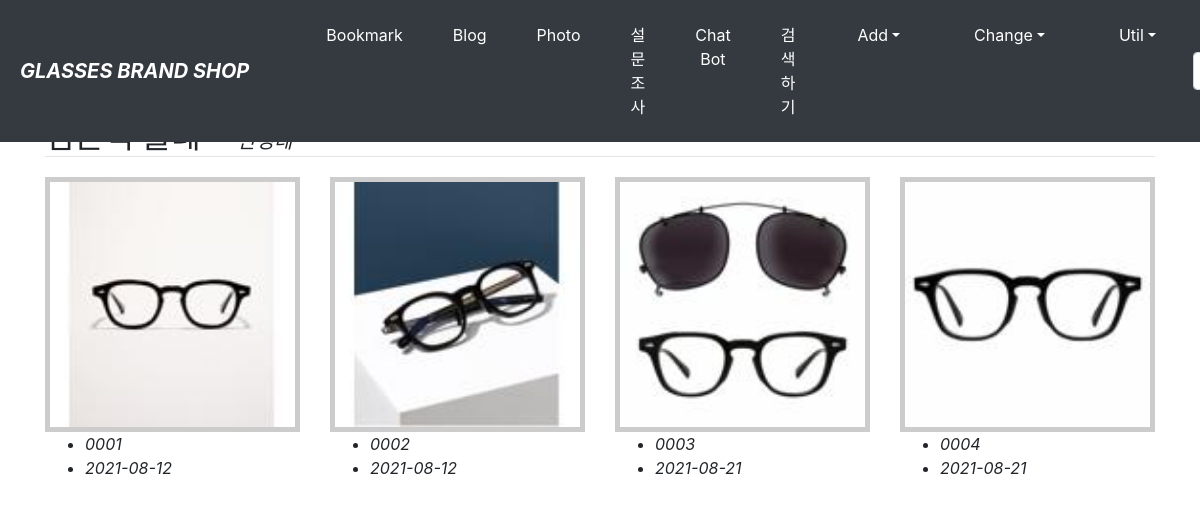
/photo/album/1/, run on the app's committed database.
### photo/models.py (models this page shows, shortened)
class Photo(models.Model):
    album = models.ForeignKey(Album, on_delete=models.CASCADE)
    title = models.CharField('TITLE', max_length=30)
    description = models.TextField('Photo Description', blank=True)
    image = ThumbnailImageField('IMAGE', upload_to='photo/%Y/%m')
    upload_dt = models.DateTimeField('UPLOAD DATE', auto_now_add=True)
    owner = models.ForeignKey('auth.User', on_delete=models.CASCADE, verbose_name='OWNER', blank=True, null=True)
    class Meta:
        ordering = ('title',)
    def get_absolute_url(self):
        return reverse('photo:photo_detail', args=(self.id,))

### photo/views.py (the view)
# urls.py: path('album/<int:pk>/', views.AlbumDV.as_view(), name='album_detail'),
class AlbumDV(DetailView):
    model = Album

### photo/fields.py (called while the page is built)
    def _add_thumb(self, s):
        parts = s.split('.')
        parts.insert(-1, 'thumb')
        if parts[-1].lower() not in ('jpeg', 'jpg'):
            parts[-1] = 'jpg'
        return '.'.join(parts)

    @property
    def thumb_url(self):
        return self._add_thumb(self.url)

### photo/templates/photo/album_detail.html (shortened to what this page needs)
{% extends "base.html" %}
{% block content %}
    <div class="mt-5">
        <span class="h2">{{ object.name }}&emsp;</span>
        <span class="h5 font-italic">{{ object.description }}</span>
    </div>
    <hr style="margin: 0 0 20px 0;">
    <div class="row">
        {% for photo in object.photo_set.all %}
        <div class="col-md-3 mb-5">
            <div class="thumbnail">
                <a href="{{ photo.get_absolute_url }}">
                    <img src="{{ photo.image.thumb_url }}" style="width: 100%;">
                </a>
            </div>
            <ul>
                <li class="font-italic">{{ photo.title }}</li>
                <li class="font-italic">{{ photo.upload_dt|date:"Y-m-d" }}</li>
            </ul>
        </div>
        {% endfor %}
    </div>
{% endblock %}

### photo/templates/photo/album_detail.html (style rules this page uses)
.thumbnail { border: 5px solid #ccc; }

### data on the page
Photo: shows a picture, title "0001", upload_dt "2021-08-12"
Photo: shows a picture, title "0002", upload_dt "2021-08-12"
Photo: shows a picture, title "0003", upload_dt "2021-08-21"
Photo: shows a picture, title "0004", upload_dt "2021-08-21"
